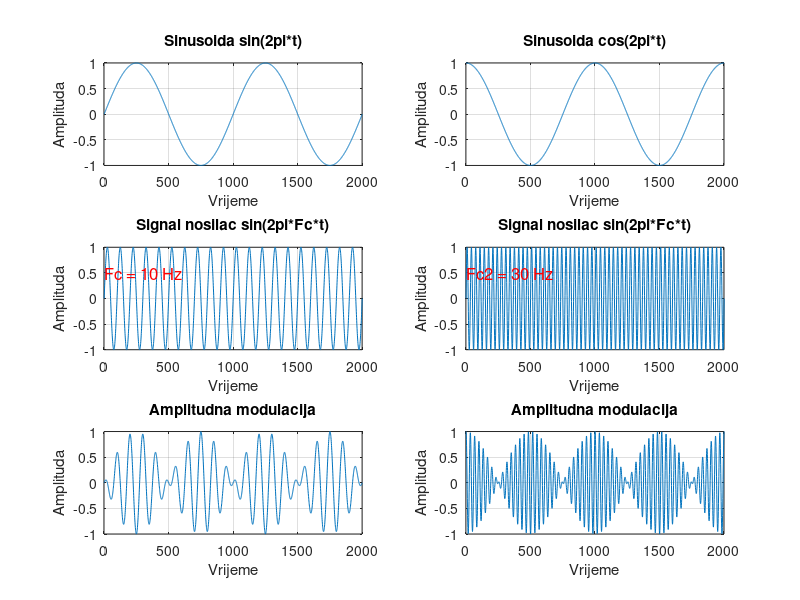

Write the MATLAB code that produced this figure.
% Frekvencija signala nosioca neophodna za modulaciju signala x
Fc = 10;
Fc2=30;

% Frekvencija uzorkovanja
Fs = 1000;

% Vremensko trajanje od dvije sekunde
% 0 - početak; 1/Fs - vrijednost povećavanja; 2 - kraj
t = (0 : 1 / Fs : 2);

% Sinusoida sa vremenskim trajanjem "t"
x = sin(2*pi*t);% Pva kolona grafika
x1 = cos(2*pi*t);% Druga kolona grafika
% Signal nosilac
y = sin(2*pi*Fc*t);
y2=sin(2*pi*Fc2*t);

% Amplitudna modulacija
z = ammod(x, Fc, Fs);
z2 = ammod(x1, Fc2, Fs);

% Crtanje prvog grafika (sinusoidalni signal s informacijom)
subplot(3, 2, 1); % 3 - broj redova, 2 - broj kolona, 1 - redni broj u koordinatnoj mreži
plot(x);
xlim([0 2000]); % X osa biva ograničena na maksimalnu vrijednost od 2 sekunde
grid on;
title('Sinusoida sin(2pi*t)');
xlabel('Vrijeme');
ylabel('Amplituda');
%
subplot(3, 2, 2); % 3 - broj redova, 2 - broj kolona, 1 - redni broj u koordinatnoj mreži
plot(x1);
xlim([0 2000]); % X osa biva ograničena na maksimalnu vrijednost od 2 sekunde
grid on;
title('Sinusoida cos(2pi*t)');
xlabel('Vrijeme');
ylabel('Amplituda');
% Crtanje drugog grafika (signal nosilac)
subplot(3, 2, 3);
plot(y);
text(1, 0.5, ['Fc = ' num2str(Fc) ' Hz'], 'FontSize', 12, 'Color', 'red');
xlim([0 2000])
grid on;
title('Signal nosilac sin(2pi*Fc*t)');
xlabel('Vrijeme');
ylabel('Amplituda');
subplot(3, 2, 4);
plot(y2);
xlim([0 2000])
grid on;
title('Signal nosilac sin(2pi*Fc*t)');
xlabel('Vrijeme');
ylabel('Amplituda');
text(1, 0.5, ['Fc2 = ' num2str(Fc2) ' Hz'], 'FontSize', 12, 'Color', 'red');

% Crtanje trećeg grafika (modulisani signal)
subplot(3, 2, 5);
plot(z);
xlim([0 2000])
grid on;
title('Amplitudna modulacija');
xlabel('Vrijeme');
ylabel('Amplituda');
subplot(3,2,6);
plot(z2);
xlim([0 2000])
grid on;
title('Amplitudna modulacija');
xlabel('Vrijeme');
ylabel('Amplituda');

